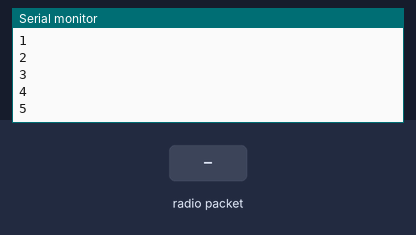
A sketch run on a simulated Arduino Mega 2560, built with avr-gcc and run on an emulated ATmega2560. On the bench: the last lines printed to the serial monitor. The inputs (shaded band) are chosen by the test bench. No radio packets arrive unless stated.

Above: at 1.2 s.
1.3 s: radio packet "1" arrives
At 1.31 s:
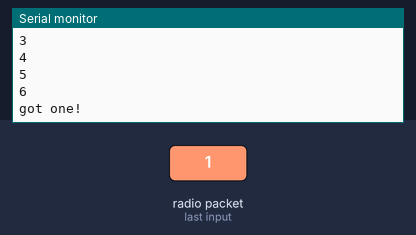
2.8 s: radio packet "0" arrives
At 2.97 s:
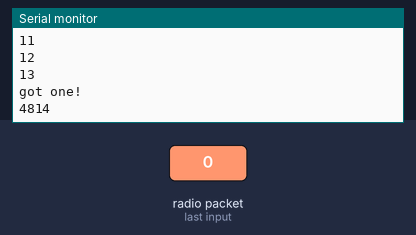
4.3 s: radio packet "2" arrives
At 4.52 s:
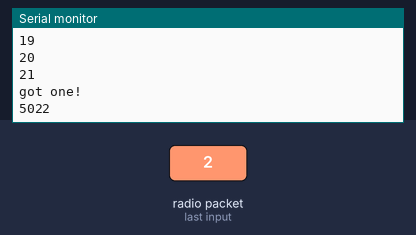
Timing chart, 0 to 7.3 s (numbered marks = the images above; inputs shaded):
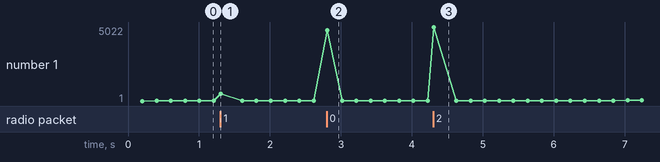

The sketch:

Scanner.ino
```cpp
#include <RadioHead.h>
#include <RHReliableDatagram.h>
#include <RH_NRF24.h>
#include <SPI.h>

#define TX_POWER RH_NRF24::TransmitPowerm18dBm // dont need to change this, but you could
#define DATARATE RH_NRF24::DataRate1Mbps // dont need to change this but you could

// Radio hardware setup
#define NRF24_CS       53 // Chip/Slave Select pin DONT CHANGE
#define NRF24_EN       2  // Enable pin DONT CHANGE

//Radio driver and manager setup
RH_NRF24 driver(NRF24_EN, NRF24_CS);

//Initialize the input buffer and output data
uint8_t buf[RH_NRF24_MAX_MESSAGE_LEN];
int chan = 0;

void setup() {
  // Init the Serial
  Serial.begin(9600);

  // See if radio init correctly
  if (!driver.init()) {
    Serial.println("Radio Init Failed");
    while(1);
  }
  else {
    Serial.println("Radio Scanner Initialized");
    driver.setChannel(chan);
    driver.setRF(DATARATE, TX_POWER);
  }
}

void loop() {
  while (chan < 125){
    static unsigned long last_display_time = 0; // to keep track of time

    if (driver.available()){
      Serial.println("got one!");
      uint8_t len = sizeof(buf);
      driver.recv(buf, &len);
      for (int i=0; i<len; i++){
        Serial.print(buf[i]);
      }
    }
    if ((millis() - last_display_time) > 200) { // update every tenth of a second
      last_display_time = millis(); // reset clock
      chan++;
      Serial.println(chan);
      driver.setChannel(chan);
    }
  }
}
```

Measured:
- after the input at 1.3 s, the serial monitor: prints a new line at once (image 1)
- after the input at 2.8 s, the serial monitor: prints a new line at once (image 2)
- after the input at 4.3 s, the serial monitor: prints a new line at once (image 3)
